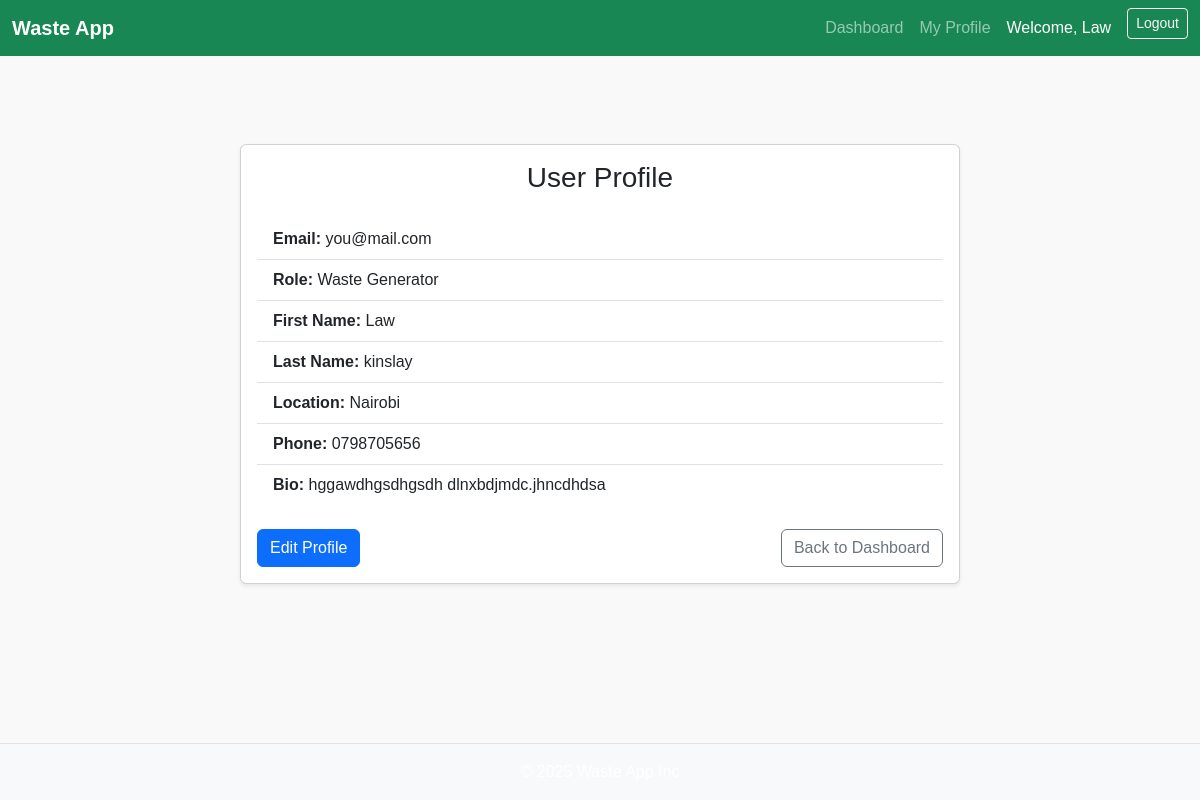
/profile/ (signed in), run on an earlier commit of the app's database.
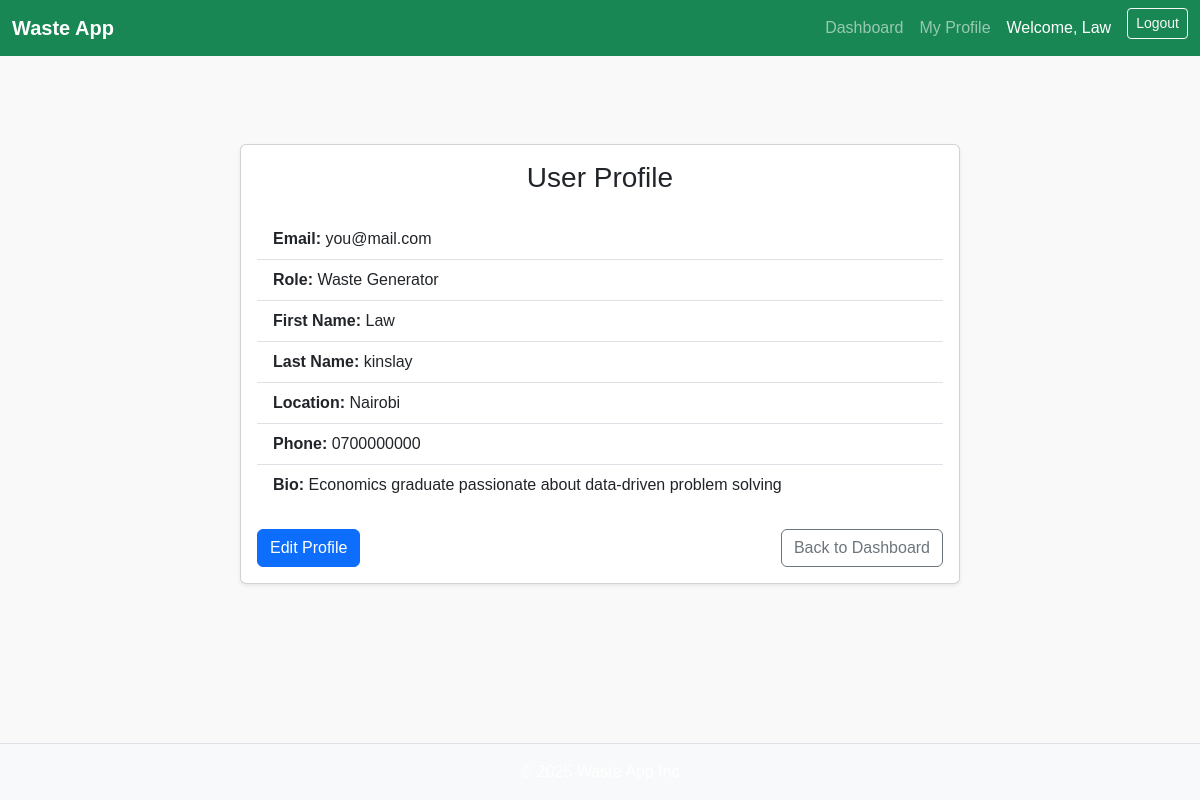
And on a later commit of the database.
### core/models.py (models this page shows, shortened)
class CustomUser(AbstractUser):
    ROLE_CHOICES = ( ('generator', 'Waste Generator'),
                    ('recycler', 'Recycler'),
                    )
    role = models.CharField(max_length=20, choices=ROLE_CHOICES)
    phone_number = models.CharField(max_length=15, blank=True, null=True)
    username = None
    email = models.EmailField(unique=True)
    USERNAME_FIELD = 'email'
    REQUIRED_FIELDS = []
    objects = CustomUserManager()
    def get_profile(self):
        try:
            return self.profile
        except Profile.DoesNotExist:
             return None

class Profile(models.Model):
    user = models.OneToOneField(settings.AUTH_USER_MODEL, on_delete=models.CASCADE)
    location = models.CharField(max_length=100, blank=True, null=True)
    phone_number = models.CharField(max_length=20, blank=True, null=True)
    bio = models.TextField(blank=True, null=True)

### core/views.py (the view)
# urls.py: path("profile/", views.profile, name="profile"),
@login_required
def profile(request):
    context = {'user': request.user}
    return render(request, "core/profile.html", context)

### core/templates/core/profile.html (shortened to what this page needs)
{% extends "base.html" %}
{% block content %}
<div class="container mt-5">
  <div class="row justify-content-center">
    <div class="col-md-8">
      <div class="card shadow-sm">
        <div class="card-body">
          <h3 class="card-title text-center mb-4">User Profile</h3>
          <ul class="list-group list-group-flush">
            <li class="list-group-item">
              <strong>Email:</strong> {{ user.email }}
            </li>
            <li class="list-group-item">
              <strong>Role:</strong> {{ user.get_role_display }}
            </li>
            <li class="list-group-item">
              <strong>First Name:</strong> {{ user.first_name }}
            </li>
            <li class="list-group-item">
              <strong>Last Name:</strong> {{ user.last_name }}
            </li>
            {% if user.get_profile %}
              <li class="list-group-item">
                <strong>Location:</strong> {{ user.get_profile.location }}
              </li>
              <li class="list-group-item">
                <strong>Phone:</strong> {{ user.get_profile.phone_number }}
              </li>
              <li class="list-group-item">
                <strong>Bio:</strong> {{ user.get_profile.bio }}
              </li>
            {% endif %}
          </ul>
          <div class="mt-4 d-flex justify-content-between">
            <a href="{% url 'profile-update' %}" class="btn btn-primary">Edit Profile</a>
            <a href="{% url 'dashboard' %}" class="btn btn-outline-secondary">Back to Dashboard</a>
          </div>
        </div>
      </div>
    </div>
  </div>
</div>
{% endblock %}

### templates/base.html (shortened to what this page needs)
{% load static %}
<!DOCTYPE html>
<html lang="en">
<head>
    <link href="https://cdn.jsdelivr.net/npm/bootstrap@5.3.3/dist/css/bootstrap.min.css" rel="stylesheet">
    <link rel="stylesheet" href="{% static 'css/styles.css' %}">
</head>
<body class="d-flex flex-column min-vh-100">
    <nav class="navbar navbar-expand-lg navbar-dark bg-success">
        <div class="container-fluid">
            <a class="navbar-brand fw-bold" href="{% url 'dashboard' %}">Waste App</a>
            <div class="collapse navbar-collapse" id="navbarNav">
                <ul class="navbar-nav ms-auto">
                    {% if user.is_authenticated %}
                        <li class="nav-item">
                            <a class="nav-link" href="{% url 'dashboard' %}">Dashboard</a>
                        </li>
                        <li class="nav-item">
                            <a class="nav-link" href="{% url 'profile' %}">My Profile</a>
                        </li>
                        <li class="nav-item d-flex align-items-center text-white px-2">
                            Welcome, {{ user.first_name|default:user.email }}
                        </li>
                        <li class="nav-item">
                            <form method="post" action="{% url 'logout' %}" class="d-inline">
                                <button type="submit" class="btn btn-sm btn-outline-light ms-2">Logout</button>
                            </form>
                        </li>
                    {% endif %}
                </ul>
            </div>
        </div>
    </nav>
    <main class="container my-4 flex-grow-1">
        {% block content %}{% endblock %}
    </main>
    <footer class="bg-light text-center py-3 mt-auto border-top">
        <p class="mb-0">&copy; 2025 Waste App Inc</p>
    </footer>
</body>
</html>

What changed in the data, as far as the page shows it:
changed CustomUser "Law": get_profile.phone_number "0798705656" → "0700000000"; get_profile.bio "hggawdhgsdhgsdh dlnxbdjmdc.jhncdhdsa" → "Economics graduate passionate about data-driven problem solving"
